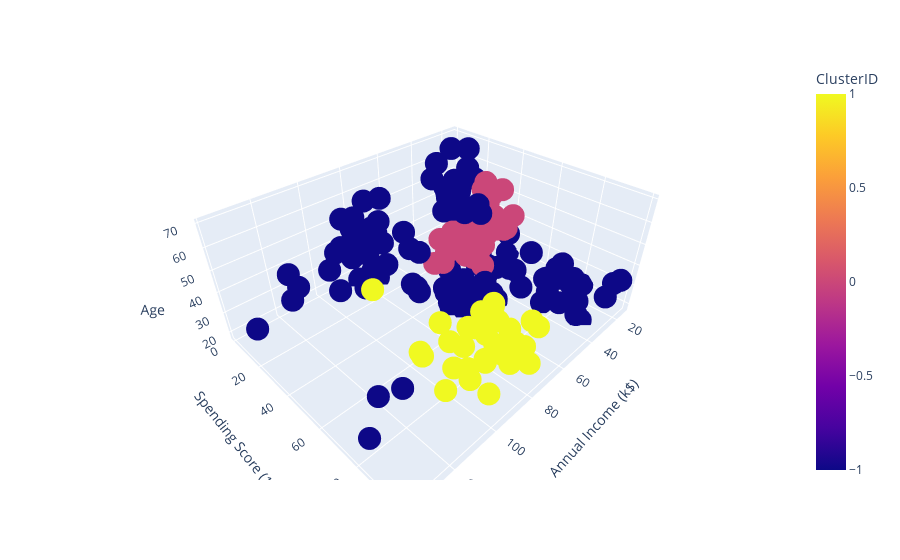

Notebook code for this chart:
### Code cell
Plotly3D(X.columns,ClusterDF)

### Figure 1 — Plotly figure (JSON) as saved in the notebook; plotly's stock layout.template omitted (floating-point values rounded to 4 significant figures; data arrays with more than 128 entries replaced by an {"elided": "..."} marker saying what was removed)
{"data": [{"hovertemplate": "Annual Income (k$)=%{x}<br>Spending Score (1-100)=%{y}<br>Age=%{z}<br>ClusterID=%{marker.color}<extra></extra>", "legendgroup": "", "marker": {"color": {"elided": "200 int values"}, "coloraxis": "coloraxis", "symbol": "circle"}, "mode": "markers", "name": "", "scene": "scene", "showlegend": false, "type": "scatter3d", "x": {"elided": "200 int values"}, "y": {"elided": "200 int values"}, "z": {"elided": "200 int values"}}], "layout": {"coloraxis": {"colorbar": {"title": {"text": "ClusterID"}}, "colorscale": [[0, "#0d0887"], [0.1111, "#46039f"], [0.2222, "#7201a8"], [0.3333, "#9c179e"], [0.4444, "#bd3786"], [0.5556, "#d8576b"], [0.6667, "#ed7953"], [0.7778, "#fb9f3a"], [0.8889, "#fdca26"], [1, "#f0f921"]]}, "legend": {"tracegroupgap": 0}, "margin": {"t": 60}, "scene": {"domain": {"x": [0, 1], "y": [0, 1]}, "xaxis": {"title": {"text": "Annual Income (k$)"}}, "yaxis": {"title": {"text": "Spending Score (1-100)"}}, "zaxis": {"title": {"text": "Age"}}}}}
